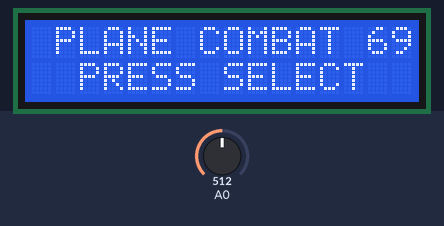
Simulated run of this sketch. Board: Arduino Uno, built with avr-gcc and run on an emulated ATmega328P. On the bench: 16×2 character LCD. Inputs (shaded band) come from the test bench; at power-on: A0 = 512. Random numbers use the default seed unless the sketch sets one.

Above: at 1.2 s.
1.3 s: A0 set to 588
2.8 s: A0 set to 608
At 2.95 s:
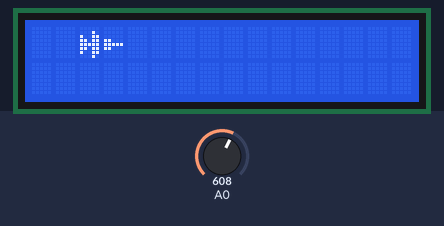
At 3.35 s:
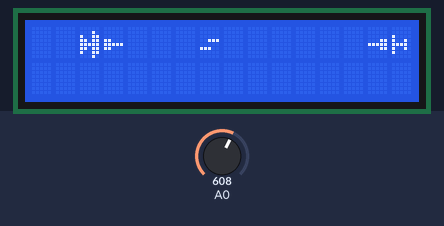
4.8 s: A0 set to 410
At 4.88 s:
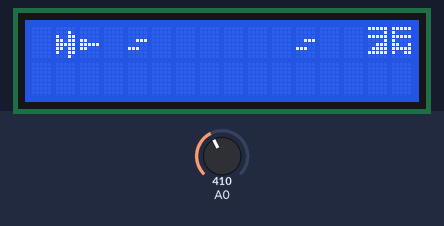
7.8 s: A0 set to 384
Timing chart, 0 to 10.8 s (numbered marks = the images above; inputs shaded):
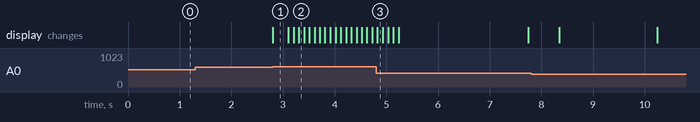

The sketch:

main.ino
```cpp
//ne sum pisal komentari
//kusmet

#include <LiquidCrystal.h>
const int RS = 8;
const int EN = 9;
const int d4 = 4;
const int d5 = 5;
const int d6 = 6;
const int d7 = 7;
const int pin_BL = 10;

int playerPos = 2, playerHeight = 0, rocketID = 0, delayT = 200, buttonValue, score, command, rocketPos, rocketHeight, enemyBulletsPos, enemyBulletsHeight, playerBulletsPos, playerBulletsHeight;
bool enemyShot = false, playerShot = false, enemyAlive = false, rocketLaunch = false, paused = true;
long enemyHeight, enemyPos, randEnemy, shootRNG, rocketRNG;

LiquidCrystal lcd( RS,  EN,  d4,  d5,  d6,  d7);

byte playerPlane1[8] = {
  B00000,
  B00010,
  B10011,
  B11011,
  B11111,
  B11011,
  B10011,
  B00010
};

byte playerPlane2[8] = {
  B00000,
  B00000,
  B00000,
  B11000,
  B11111,
  B11000,
  B00000,
  B00000
};

byte enemyPlane1[8] = {
 B00000,
 B00000,
 B00000,
 B00011,
 B11111,
 B00011,
 B00000,
 B00000
};

byte enemyPlane2[8] = {
 B00000,
 B00000,
 B10000,
 B10010,
 B11110,
 B10010,
 B10000,
 B00000
};

byte enemyBigHeli1[8] = {
 B11111,
 B00001,
 B11111,
 B00001,
 B00111,
 B01111,
 B11111,
 B00000
};

byte enemyBigHeli2[8] = {
 B11111,
 B10000,
 B11111,
 B10000,
 B11001,
 B11111,
 B10011,
 B00000
};

byte bullets[8] = {
 B00000,
 B00000,
 B00000,
 B00111,
 B00000,
 B11100,
 B00000,
 B00000
};

byte rocket[8] = {
 B00000,
 B00000,
 B10000,
 B11111,
 B10000,
 B00000,
 B00000,
 B00000
};


void spawnPlane(){
  lcd.setCursor(playerPos, playerHeight);
  lcd.write(1);
  playerPos += 1;
  lcd.setCursor(playerPos, playerHeight);
  lcd.write(4);
}

void spawnEnemy(){
  enemyHeight = random(0, 2);
  enemyPos = random(13,15);
  randEnemy = random(2, 4);
  lcd.setCursor(enemyPos, enemyHeight);
  lcd.write(randEnemy);
  randEnemy += 3;
  enemyPos += 1;
  lcd.setCursor(enemyPos, enemyHeight);
  lcd.write(randEnemy);
  randEnemy -= 3;
}

void enemyShoot() {
  lcd.setCursor(enemyPos, enemyHeight);
  lcd.write(" ");
  enemyPos -= 1;
  lcd.setCursor(enemyPos, enemyHeight);
  lcd.write(" ");

  enemyHeight = playerHeight;
  lcd.setCursor(enemyPos, enemyHeight);
  lcd.write(randEnemy);
  randEnemy += 3;
  enemyPos += 1;
  lcd.setCursor(enemyPos, enemyHeight);
  lcd.write(randEnemy);
  enemyBulletsPos = enemyPos - 2;
  enemyBulletsHeight = enemyHeight;
  lcd.setCursor(enemyBulletsPos, enemyBulletsHeight);
  lcd.write(7);
  randEnemy -= 3;
  enemyShot = true;
}

void shootRocket() {
  rocketHeight = playerHeight;
  rocketPos = 0;
  lcd.setCursor(rocketPos, rocketHeight);
  lcd.write(rocketID);
  rocketLaunch = true;
}

void moveRocket() {
  if (rocketPos==playerPos && rocketHeight==playerHeight){
    lcd.clear();
    lcd.setCursor(0,0);
    lcd.print("   TI GUBISH!");
    lcd.setCursor(0,1);
    lcd.print("     BALUK!");
    delay(2000);
    lcd.clear();
    delay(400);
    while (true) {
       lcd.setCursor(0, 0);
       lcd.print("   SCORE: ");
       delay(600);
       lcd.setCursor(10, 0);
       lcd.print(score);
    }
  }
  else if (rocketPos==playerPos && enemyHeight==enemyHeight){
      playerShot = false;
      enemyAlive = false;
      lcd.setCursor(playerBulletsPos, playerBulletsHeight);
      lcd.write(" ");
      score+=2;
  }
  lcd.setCursor(rocketPos, rocketHeight);
  lcd.write(" ");
  rocketPos +=1;
  if (rocketPos <= 16) {
    lcd.setCursor(rocketPos, rocketHeight);
    lcd.write(rocketID);
  }
  else{
    rocketLaunch = false;
  }
}

void moveBullets() {
  //abandon hope all you who enter here
  if (enemyShot) {
    if (enemyBulletsPos==playerPos && enemyBulletsHeight==playerHeight){
      lcd.clear();
      lcd.setCursor(0,0);
      lcd.print("   TI GUBISH!");
      lcd.setCursor(0,1);
      lcd.print("     BALUK!");
      delay(2500);
      lcd.clear();
      delay(600);
      while (true) {
        lcd.setCursor(0, 0);
        lcd.print("   SCORE: ");
        delay(1900);
        lcd.setCursor(10, 0);
        lcd.print(score);
      }
    }
  }
  lcd.setCursor(enemyBulletsPos, enemyBulletsHeight);
  lcd.write(" ");
  enemyBulletsPos -=1;
  if (enemyBulletsPos >= 0) {
    lcd.setCursor(enemyBulletsPos, enemyBulletsHeight);
      lcd.write(7);
  }
  else{
    enemyShot = false;
  }

  if (playerShot) {
    lcd.setCursor(playerBulletsPos, playerBulletsHeight);
    lcd.write(" ");
    playerBulletsPos +=1;
    if (playerBulletsPos <= 16){
      lcd.setCursor(playerBulletsPos, playerBulletsHeight);
      lcd.write(7);
    }
    else{
      playerShot = false;
    }
    if (playerBulletsPos == enemyPos && playerBulletsHeight == enemyHeight){
      playerShot = false;
      enemyAlive = false;
      lcd.setCursor(playerBulletsPos, playerBulletsHeight);
      lcd.write(" ");
      score += 1;
    }
  }
}

void playerAction(int command) {
  int dir;

  dir = command;

  if (dir != 5){
    lcd.setCursor(playerPos, playerHeight);
    lcd.write(" ");
    playerPos -= 1;
    lcd.setCursor(playerPos, playerHeight);
    lcd.write(" ");
  }

  if (dir == 1){
    playerPos += 1;
    lcd.setCursor(playerPos, playerHeight);
    lcd.write(1);
    playerPos += 1;
    lcd.setCursor(playerPos, playerHeight);
    lcd.write(4);
    Serial.println(playerPos);
  }

  else if(dir == 2){
    playerHeight -= 1;
    lcd.setCursor(playerPos, playerHeight);
    lcd.write(1);
    playerPos += 1;
    lcd.setCursor(playerPos, playerHeight);
    lcd.write(4);
  }

  else if(dir == 3){
    playerHeight += 1;
    lcd.setCursor(playerPos, playerHeight);
    lcd.write(1);
    playerPos += 1;
    lcd.setCursor(playerPos, playerHeight);
    lcd.write(4);
  }

  else if(dir == 4){
    playerPos -= 1;
    lcd.setCursor(playerPos, playerHeight);
    lcd.write(1);
    playerPos += 1;
    lcd.setCursor(playerPos, playerHeight);
    lcd.write(4);
  }
  else if(dir == 5){
    playerBulletsPos = playerPos + 1;
    playerBulletsHeight = playerHeight;
    lcd.setCursor(playerBulletsPos, playerBulletsHeight);
    lcd.write(7);
    playerShot = true;
  }
}

void Menu(){
  lcd.setCursor(0, 0);
  lcd.write(" PLANE COMBAT 69");
  lcd.setCursor(0, 1);
  lcd.write("  PRESS SELECT");
  while (paused){
    buttonValue = analogRead(0);
    if (buttonValue < 800 && buttonValue > 600) {
      paused = false;
      lcd.clear();
    }
  }
}

void setup() {
 Serial.begin(9600);
 randomSeed(analogRead(1));
 lcd.begin(16, 2);
 lcd.createChar(1, playerPlane1);
 lcd.createChar(4, playerPlane2);
 lcd.createChar(2, enemyPlane1);
 lcd.createChar(5, enemyPlane2);
 lcd.createChar(3, enemyBigHeli1);
 lcd.createChar(6, enemyBigHeli2);

 lcd.createChar(7, bullets);
 lcd.createChar(0, rocket);
}

void loop() {
  if(paused){
    Menu();
    spawnPlane();
    delay(300);
  }
  if (!enemyAlive){
    spawnEnemy();
    enemyAlive = true;
  }

  buttonValue = analogRead(0);
  if (buttonValue < 60) {
    //right
    if (playerPos < 11){
      playerAction(1);
    }
  }
  else if (buttonValue < 200) {
    //up
    if (playerHeight > 0){
      playerAction(2);
    }
  }
  else if (buttonValue < 400){
    //down
    if (playerHeight < 1){
      playerAction(3);
    }
  }
  else if (buttonValue < 600){
    //left
    if (playerPos > 1){
      playerAction(4);
    }
  }
  else if (buttonValue < 800){
    //select
    if (!playerShot){
      playerAction(5);
    }
  }

  moveBullets();
  if (rocketLaunch){
    moveRocket();
  }
  if (!enemyShot && enemyAlive){
    shootRNG = random(201);
    if (shootRNG < 15){
      enemyShoot();
    }
  }
  if (!rocketLaunch){
    rocketRNG = random(201);
    if (rocketRNG < 7){
      shootRocket();
    }
  }
  delay(100);
}
```

Measured:
- the behaviour switches between 600 and 601 on A0 (found by bisection; images 0 and 1)
- after the input at 1.3 s, every drawn part: stays the same
- after the input at 2.8 s, the display: changes at once (image 1)
